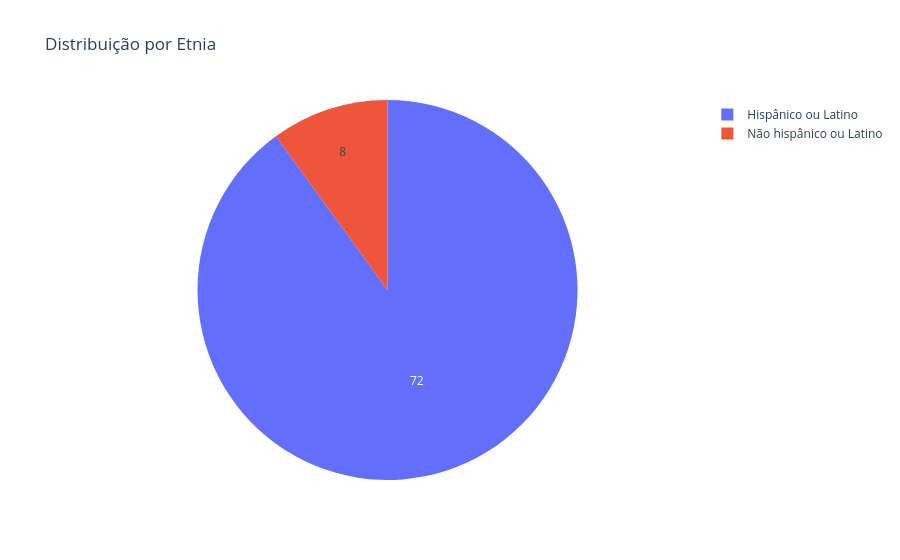

Write notebook code for a chart like this one.
### Code cell
# Gráfico de pizza em plotly
fig = px.pie(
    distribuicao_por_etnia_abs, 
    names=distribuicao_por_etnia_abs.index, 
    values=distribuicao_por_etnia_abs.values, 
    title='Distribuição por Etnia'
)
# adicionar o valor dentro das fatias, limpar o fundo e tirar a grade
fig.update_traces(texttemplate='%{value}', textposition='inside')
fig.update_layout(
    plot_bgcolor='white'
)
fig.show()

### Figure 1 — Plotly figure (JSON) as saved in the notebook; plotly's stock layout.template omitted (floating-point values rounded to 4 significant figures)
{"data": [{"domain": {"x": [0, 1], "y": [0, 1]}, "hovertemplate": "label=%{label}<br>value=%{value}<extra></extra>", "labels": ["Hispânico ou Latino", "Não hispânico ou Latino"], "legendgroup": "", "name": "", "showlegend": true, "textposition": "inside", "texttemplate": "%{value}", "type": "pie", "values": [72, 8]}], "layout": {"legend": {"tracegroupgap": 0}, "plot_bgcolor": "white", "title": {"text": "Distribuição por Etnia"}}}
